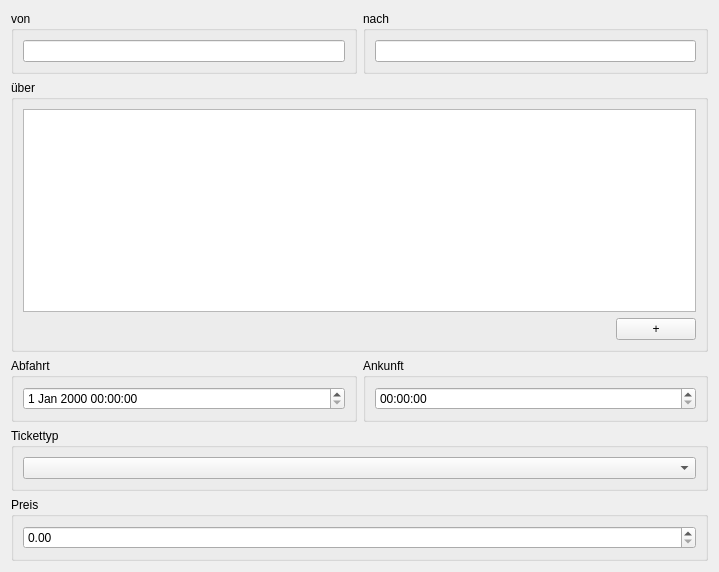
<?xml version="1.0" encoding="UTF-8"?>
<ui version="4.0">
 <class>TrainTicketUi</class>
 <widget class="QWidget" name="TrainTicketUi">
  <property name="geometry">
   <rect>
    <x>0</x>
    <y>0</y>
    <width>719</width>
    <height>572</height>
   </rect>
  </property>
  <property name="minimumSize">
   <size>
    <width>719</width>
    <height>553</height>
   </size>
  </property>
  <property name="windowTitle">
   <string>TrainTicketUi</string>
  </property>
  <layout class="QVBoxLayout" name="verticalLayout_6">
   <item>
    <layout class="QHBoxLayout" name="horizontalLayout_2">
     <item>
      <widget class="QGroupBox" name="groupBox">
       <property name="title">
        <string>von</string>
       </property>
       <layout class="QVBoxLayout" name="verticalLayout">
        <item>
         <widget class="QLineEdit" name="fromStation"/>
        </item>
       </layout>
      </widget>
     </item>
     <item>
      <widget class="QGroupBox" name="groupBox_2">
       <property name="title">
        <string>nach</string>
       </property>
       <layout class="QVBoxLayout" name="verticalLayout_2">
        <item>
         <widget class="QLineEdit" name="toStation"/>
        </item>
       </layout>
      </widget>
     </item>
    </layout>
   </item>
   <item>
    <widget class="QGroupBox" name="groupBox_6">
     <property name="title">
      <string>über</string>
     </property>
     <layout class="QVBoxLayout" name="verticalLayout_7">
      <item>
       <widget class="QListView" name="connectingStations"/>
      </item>
      <item>
       <layout class="QHBoxLayout" name="horizontalLayout_4">
        <property name="topMargin">
         <number>0</number>
        </property>
        <item>
         <spacer name="horizontalSpacer">
          <property name="orientation">
           <enum>Qt::Orientation::Horizontal</enum>
          </property>
          <property name="sizeHint" stdset="0">
           <size>
            <width>40</width>
            <height>20</height>
           </size>
          </property>
         </spacer>
        </item>
        <item>
         <widget class="QPushButton" name="addItem">
          <property name="text">
           <string>+</string>
          </property>
         </widget>
        </item>
       </layout>
      </item>
     </layout>
    </widget>
   </item>
   <item>
    <layout class="QHBoxLayout" name="horizontalLayout">
     <item>
      <widget class="QGroupBox" name="groupBox_3">
       <property name="title">
        <string>Abfahrt</string>
       </property>
       <layout class="QVBoxLayout" name="verticalLayout_3">
        <item>
         <widget class="QDateTimeEdit" name="fromDate"/>
        </item>
       </layout>
      </widget>
     </item>
     <item>
      <widget class="QGroupBox" name="groupBox_4">
       <property name="title">
        <string>Ankunft</string>
       </property>
       <layout class="QVBoxLayout" name="verticalLayout_4">
        <item>
         <widget class="QTimeEdit" name="arrivalTime"/>
        </item>
       </layout>
      </widget>
     </item>
    </layout>
   </item>
   <item>
    <widget class="QGroupBox" name="groupBox_7">
     <property name="title">
      <string>Tickettyp</string>
     </property>
     <layout class="QHBoxLayout" name="horizontalLayout_3">
      <item>
       <widget class="QComboBox" name="type"/>
      </item>
     </layout>
    </widget>
   </item>
   <item>
    <widget class="QGroupBox" name="groupBox_5">
     <property name="title">
      <string>Preis</string>
     </property>
     <layout class="QVBoxLayout" name="verticalLayout_5">
      <item>
       <widget class="QDoubleSpinBox" name="price">
        <property name="maximum">
         <double>10000000.000000000000000</double>
        </property>
       </widget>
      </item>
     </layout>
    </widget>
   </item>
  </layout>
 </widget>
 <resources/>
 <connections/>
</ui>
